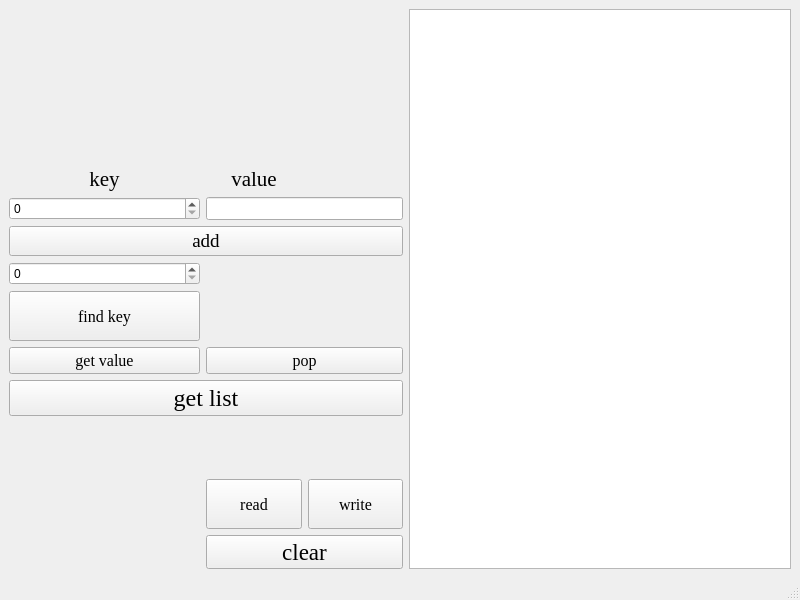
<?xml version="1.0" encoding="UTF-8"?>
<ui version="4.0">
 <class>MainWindow</class>
 <widget class="QMainWindow" name="MainWindow">
  <property name="geometry">
   <rect>
    <x>0</x>
    <y>0</y>
    <width>800</width>
    <height>600</height>
   </rect>
  </property>
  <property name="windowTitle">
   <string>MainWindow</string>
  </property>
  <widget class="QWidget" name="centralwidget">
   <layout class="QGridLayout" name="gridLayout" rowstretch="6,1,2,1,2,2,1,1,2,2,0" columnstretch="2,1,1,2,2">
    <item row="5" column="0">
     <widget class="QPushButton" name="find">
      <property name="sizePolicy">
       <sizepolicy hsizetype="Minimum" vsizetype="Preferred">
        <horstretch>0</horstretch>
        <verstretch>0</verstretch>
       </sizepolicy>
      </property>
      <property name="font">
       <font>
        <family>Times New Roman</family>
        <pointsize>12</pointsize>
       </font>
      </property>
      <property name="text">
       <string>find key</string>
      </property>
     </widget>
    </item>
    <item row="9" column="1">
     <widget class="QPushButton" name="read">
      <property name="sizePolicy">
       <sizepolicy hsizetype="Minimum" vsizetype="Preferred">
        <horstretch>0</horstretch>
        <verstretch>0</verstretch>
       </sizepolicy>
      </property>
      <property name="font">
       <font>
        <family>Times New Roman</family>
        <pointsize>12</pointsize>
       </font>
      </property>
      <property name="text">
       <string>read</string>
      </property>
     </widget>
    </item>
    <item row="6" column="0">
     <widget class="QPushButton" name="get">
      <property name="sizePolicy">
       <sizepolicy hsizetype="Minimum" vsizetype="Preferred">
        <horstretch>0</horstretch>
        <verstretch>0</verstretch>
       </sizepolicy>
      </property>
      <property name="font">
       <font>
        <family>Times New Roman</family>
        <pointsize>12</pointsize>
       </font>
      </property>
      <property name="text">
       <string>get value</string>
      </property>
     </widget>
    </item>
    <item row="1" column="0">
     <widget class="QLabel" name="label">
      <property name="font">
       <font>
        <family>Times New Roman</family>
        <pointsize>16</pointsize>
       </font>
      </property>
      <property name="text">
       <string>key</string>
      </property>
      <property name="alignment">
       <set>Qt::AlignBottom|Qt::AlignHCenter</set>
      </property>
     </widget>
    </item>
    <item row="1" column="1">
     <widget class="QLabel" name="label_2">
      <property name="font">
       <font>
        <family>Times New Roman</family>
        <pointsize>16</pointsize>
       </font>
      </property>
      <property name="text">
       <string>value</string>
      </property>
      <property name="alignment">
       <set>Qt::AlignBottom|Qt::AlignHCenter</set>
      </property>
     </widget>
    </item>
    <item row="0" column="3" rowspan="11" colspan="2">
     <widget class="QTableWidget" name="table"/>
    </item>
    <item row="2" column="1" colspan="2">
     <widget class="QLineEdit" name="data">
      <property name="sizePolicy">
       <sizepolicy hsizetype="Expanding" vsizetype="Preferred">
        <horstretch>0</horstretch>
        <verstretch>0</verstretch>
       </sizepolicy>
      </property>
     </widget>
    </item>
    <item row="3" column="0" colspan="3">
     <widget class="QPushButton" name="add">
      <property name="sizePolicy">
       <sizepolicy hsizetype="Minimum" vsizetype="Preferred">
        <horstretch>0</horstretch>
        <verstretch>0</verstretch>
       </sizepolicy>
      </property>
      <property name="font">
       <font>
        <family>Times New Roman</family>
        <pointsize>14</pointsize>
       </font>
      </property>
      <property name="text">
       <string>add</string>
      </property>
     </widget>
    </item>
    <item row="4" column="1" colspan="2">
     <widget class="QLabel" name="value">
      <property name="font">
       <font>
        <family>Times New Roman</family>
        <pointsize>14</pointsize>
       </font>
      </property>
      <property name="text">
       <string/>
      </property>
      <property name="alignment">
       <set>Qt::AlignCenter</set>
      </property>
     </widget>
    </item>
    <item row="6" column="1" colspan="2">
     <widget class="QPushButton" name="pop">
      <property name="sizePolicy">
       <sizepolicy hsizetype="Minimum" vsizetype="Preferred">
        <horstretch>0</horstretch>
        <verstretch>0</verstretch>
       </sizepolicy>
      </property>
      <property name="font">
       <font>
        <family>Times New Roman</family>
        <pointsize>12</pointsize>
       </font>
      </property>
      <property name="text">
       <string>pop</string>
      </property>
     </widget>
    </item>
    <item row="9" column="2">
     <widget class="QPushButton" name="write">
      <property name="sizePolicy">
       <sizepolicy hsizetype="Minimum" vsizetype="Preferred">
        <horstretch>0</horstretch>
        <verstretch>0</verstretch>
       </sizepolicy>
      </property>
      <property name="font">
       <font>
        <family>Times New Roman</family>
        <pointsize>12</pointsize>
       </font>
      </property>
      <property name="text">
       <string>write</string>
      </property>
     </widget>
    </item>
    <item row="10" column="1" colspan="2">
     <widget class="QPushButton" name="clear">
      <property name="sizePolicy">
       <sizepolicy hsizetype="Minimum" vsizetype="Preferred">
        <horstretch>0</horstretch>
        <verstretch>0</verstretch>
       </sizepolicy>
      </property>
      <property name="font">
       <font>
        <family>Times New Roman</family>
        <pointsize>17</pointsize>
       </font>
      </property>
      <property name="text">
       <string>clear</string>
      </property>
     </widget>
    </item>
    <item row="5" column="1" colspan="2">
     <widget class="QLabel" name="isExist">
      <property name="font">
       <font>
        <family>Times New Roman</family>
        <pointsize>14</pointsize>
       </font>
      </property>
      <property name="text">
       <string/>
      </property>
      <property name="alignment">
       <set>Qt::AlignCenter</set>
      </property>
     </widget>
    </item>
    <item row="2" column="0">
     <widget class="QSpinBox" name="key"/>
    </item>
    <item row="4" column="0">
     <widget class="QSpinBox" name="currentKey"/>
    </item>
    <item row="8" column="0" colspan="3">
     <widget class="QLabel" name="list">
      <property name="font">
       <font>
        <family>Times New Roman</family>
        <pointsize>14</pointsize>
       </font>
      </property>
      <property name="text">
       <string/>
      </property>
      <property name="alignment">
       <set>Qt::AlignCenter</set>
      </property>
     </widget>
    </item>
    <item row="7" column="0" colspan="3">
     <widget class="QPushButton" name="getList">
      <property name="sizePolicy">
       <sizepolicy hsizetype="Minimum" vsizetype="Preferred">
        <horstretch>0</horstretch>
        <verstretch>0</verstretch>
       </sizepolicy>
      </property>
      <property name="font">
       <font>
        <family>Times New Roman</family>
        <pointsize>18</pointsize>
       </font>
      </property>
      <property name="text">
       <string>get list</string>
      </property>
     </widget>
    </item>
   </layout>
  </widget>
  <widget class="QMenuBar" name="menubar">
   <property name="geometry">
    <rect>
     <x>0</x>
     <y>0</y>
     <width>800</width>
     <height>21</height>
    </rect>
   </property>
  </widget>
  <widget class="QStatusBar" name="statusbar"/>
 </widget>
 <resources/>
 <connections/>
</ui>
